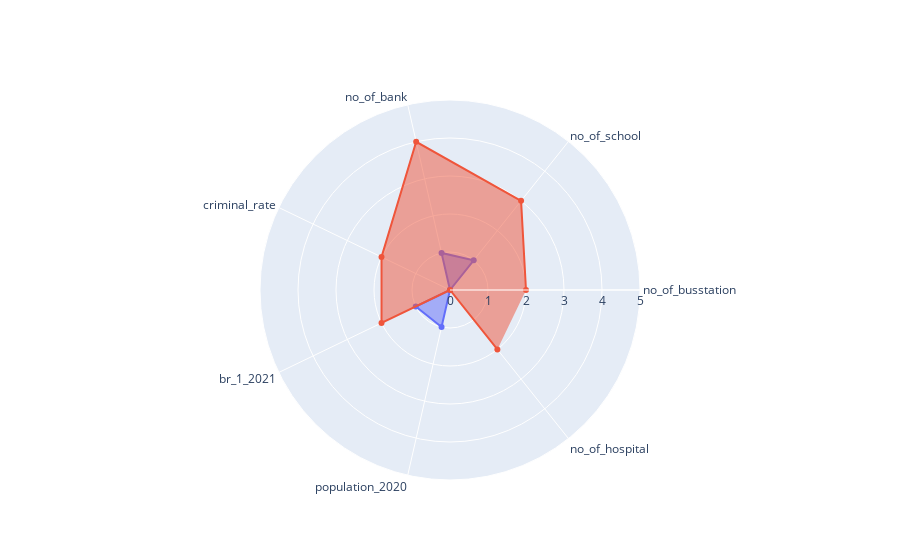

Source (notebook cell):
### Code cell
categories = features


fig = go.Figure()
    
for i in set(df_dbscan['cluster']):
    r = []
    for j in categories:
        #r.append(get_radar_value_by_std(df_dbscan[df_dbscan['cluster'] == i][j].mean(), df_neighborhood[j].mean()))
        r.append(get_radar_value_by_rescale(df_dbscan[df_dbscan['cluster'] == i][j].mean(), df_neighborhood[j].min(), df_neighborhood[j].max()))
    
    fig.add_trace(go.Scatterpolar(
          r=r,
          theta=categories,
          fill='toself',
          name='Cluster'+str(i)
    ))

fig.update_layout(
  polar=dict(
    radialaxis=dict(
      visible=True,
      range=[0, 5]
    )),
  showlegend=False
)

fig.show()

### Figure 1 — Plotly figure (JSON) as saved in the notebook; plotly's stock layout.template omitted (floating-point values rounded to 4 significant figures)
{"data": [{"fill": "toself", "name": "Cluster0", "r": [0, 1, 1, 0, 1, 1, 0], "theta": ["no_of_busstation", "no_of_school", "no_of_bank", "criminal_rate", "br_1_2021", "population_2020", "no_of_hospital"], "type": "scatterpolar"}, {"fill": "toself", "name": "Cluster-1", "r": [2, 3, 4, 2, 2, 0, 2], "theta": ["no_of_busstation", "no_of_school", "no_of_bank", "criminal_rate", "br_1_2021", "population_2020", "no_of_hospital"], "type": "scatterpolar"}], "layout": {"autosize": true, "polar": {"angularaxis": {"type": "category"}, "radialaxis": {"autorange": false, "range": [0, 5], "type": "linear", "visible": true}}, "showlegend": false}}
